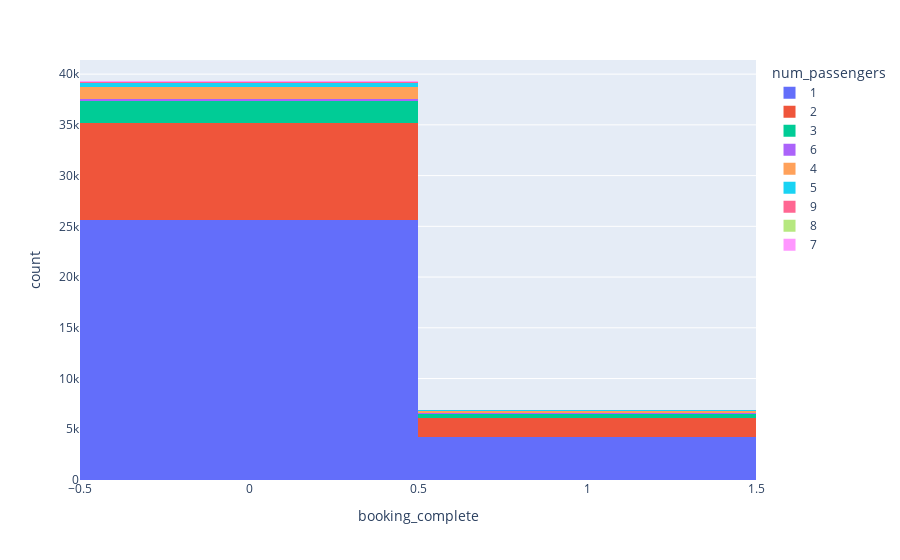

Source (notebook cell):
### Markdown cell above
## majority of the bookings were made by 'single' passengers

### Code cell
px.histogram(df,x=df.booking_complete,color='num_passengers')

### Figure 1 — Plotly figure (JSON) as saved in the notebook; plotly's stock layout.template omitted (floating-point values rounded to 4 significant figures; data arrays with more than 128 entries replaced by an {"elided": "..."} marker saying what was removed)
{"data": [{"alignmentgroup": "True", "bingroup": "x", "hovertemplate": "num_passengers=1<br>booking_complete=%{x}<br>count=%{y}<extra></extra>", "legendgroup": "1", "marker": {"color": "#636efa", "pattern": {"shape": ""}}, "name": "1", "offsetgroup": "1", "orientation": "v", "showlegend": true, "type": "histogram", "x": {"elided": "29851 int values"}, "xaxis": "x", "yaxis": "y"}, {"alignmentgroup": "True", "bingroup": "x", "hovertemplate": "num_passengers=2<br>booking_complete=%{x}<br>count=%{y}<extra></extra>", "legendgroup": "2", "marker": {"color": "#EF553B", "pattern": {"shape": ""}}, "name": "2", "offsetgroup": "2", "orientation": "v", "showlegend": true, "type": "histogram", "x": {"elided": "11447 int values"}, "xaxis": "x", "yaxis": "y"}, {"alignmentgroup": "True", "bingroup": "x", "hovertemplate": "num_passengers=3<br>booking_complete=%{x}<br>count=%{y}<extra></extra>", "legendgroup": "3", "marker": {"color": "#00cc96", "pattern": {"shape": ""}}, "name": "3", "offsetgroup": "3", "orientation": "v", "showlegend": true, "type": "histogram", "x": {"elided": "2563 int values"}, "xaxis": "x", "yaxis": "y"}, {"alignmentgroup": "True", "bingroup": "x", "hovertemplate": "num_passengers=6<br>booking_complete=%{x}<br>count=%{y}<extra></extra>", "legendgroup": "6", "marker": {"color": "#ab63fa", "pattern": {"shape": ""}}, "name": "6", "offsetgroup": "6", "orientation": "v", "showlegend": true, "type": "histogram", "x": {"elided": "237 int values"}, "xaxis": "x", "yaxis": "y"}, {"alignmentgroup": "True", "bingroup": "x", "hovertemplate": "num_passengers=4<br>booking_complete=%{x}<br>count=%{y}<extra></extra>", "legendgroup": "4", "marker": {"color": "#FFA15A", "pattern": {"shape": ""}}, "name": "4", "offsetgroup": "4", "orientation": "v", "showlegend": true, "type": "histogram", "x": {"elided": "1475 int values"}, "xaxis": "x", "yaxis": "y"}, {"alignmentgroup": "True", "bingroup": "x", "hovertemplate": "num_passengers=5<br>booking_complete=%{x}<br>count=%{y}<extra></extra>", "legendgroup": "5", "marker": {"color": "#19d3f3", "pattern": {"shape": ""}}, "name": "5", "offsetgroup": "5", "orientation": "v", "showlegend": true, "type": "histogram", "x": {"elided": "461 int values"}, "xaxis": "x", "yaxis": "y"}, {"alignmentgroup": "True", "bingroup": "x", "hovertemplate": "num_passengers=9<br>booking_complete=%{x}<br>count=%{y}<extra></extra>", "legendgroup": "9", "marker": {"color": "#FF6692", "pattern": {"shape": ""}}, "name": "9", "offsetgroup": "9", "orientation": "v", "showlegend": true, "type": "histogram", "x": [0, 0, 0, 1, 0, 1, 0, 0, 0, 0, 0, 0, 0, 0, 0, 0, 1, 0, 1, 1, 0, 1, 0, 0, 0, 0, 0, 0, 0, 0, 0, 0, 0, 0, 0, 0, 0, 0, 0, 0, 0, 1, 1, 0, 0, 0, 0, 1, 1, 1, 0, 1, 0, 0, 0, 0, 1], "xaxis": "x", "yaxis": "y"}, {"alignmentgroup": "True", "bingroup": "x", "hovertemplate": "num_passengers=8<br>booking_complete=%{x}<br>count=%{y}<extra></extra>", "legendgroup": "8", "marker": {"color": "#B6E880", "pattern": {"shape": ""}}, "name": "8", "offsetgroup": "8", "orientation": "v", "showlegend": true, "type": "histogram", "x": [1, 0, 0, 0, 0, 0, 0, 0, 0, 0, 0, 0, 0, 1, 0, 0, 0, 0, 0, 0, 0, 0, 0, 0, 0, 0, 0, 0, 0, 0, 0, 1, 0, 0, 0, 1, 0, 0, 0, 0, 0, 0, 0, 1, 0, 1, 1, 0, 0, 0, 0, 1, 0, 0, 0, 0, 0, 0, 1, 1, 0, 0, 0, 0, 0, 0, 0, 0, 0, 0, 0, 0, 1, 0, 0], "xaxis": "x", "yaxis": "y"}, {"alignmentgroup": "True", "bingroup": "x", "hovertemplate": "num_passengers=7<br>booking_complete=%{x}<br>count=%{y}<extra></extra>", "legendgroup": "7", "marker": {"color": "#FF97FF", "pattern": {"shape": ""}}, "name": "7", "offsetgroup": "7", "orientation": "v", "showlegend": true, "type": "histogram", "x": [1, 0, 0, 0, 0, 0, 0, 0, 0, 0, 0, 0, 0, 0, 0, 0, 1, 0, 1, 1, 0, 0, 0, 1, 1, 0, 0, 0, 0, 0, 0, 1, 0, 0, 0, 0, 0, 1, 0, 0, 0, 0, 1, 1, 1, 0, 0, 0, 0, 0, 0, 0, 0, 0, 0, 0, 0, 0, 1, 0, 0, 0, 0, 0, 1, 0, 0, 1, 0, 0, 0, 0, 0, 0, 0, 0, 0, 0, 0, 0, 1, 0, 0, 0, 0, 1, 0, 0, 0, 0, 0, 1, 0, 0], "xaxis": "x", "yaxis": "y"}], "layout": {"autosize": true, "barmode": "relative", "legend": {"title": {"text": "num_passengers"}, "tracegroupgap": 0}, "margin": {"t": 60}, "xaxis": {"anchor": "y", "autorange": true, "domain": [0, 1], "range": [-0.5, 1.5], "title": {"text": "booking_complete"}, "type": "linear"}, "yaxis": {"anchor": "x", "autorange": true, "domain": [0, 1], "range": [0, 41390.0], "title": {"text": "count"}}}}
